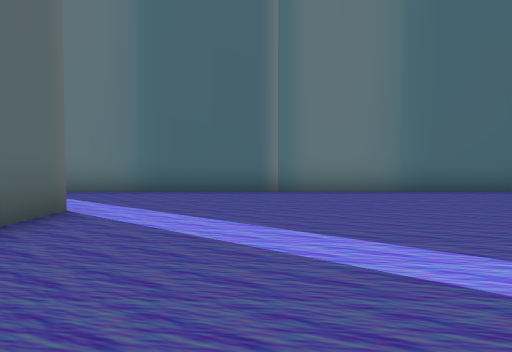
View 1 (above)

24 first-person views from a walk through a scene from a Unity 3-D project. The camera is 1.2 m above the floor, tilts 2° down and sees 80° across. The floor is counted in squares, 2 m on a side. Each view is taken from the middle of a square. On the plan, view 1 faces up. The plan holds only what a view shows up to about 9 squares ahead; the rest is blank. The place goes on beyond the plan. The player character is not drawn. Some animated figures are not drawn.

View 2
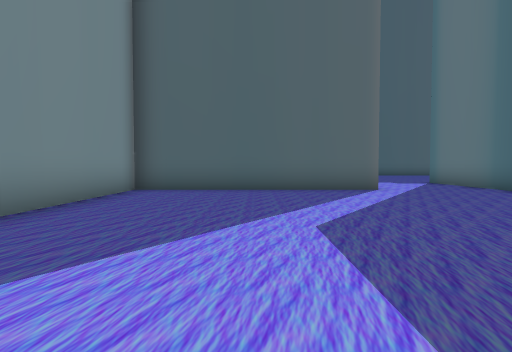

View 3
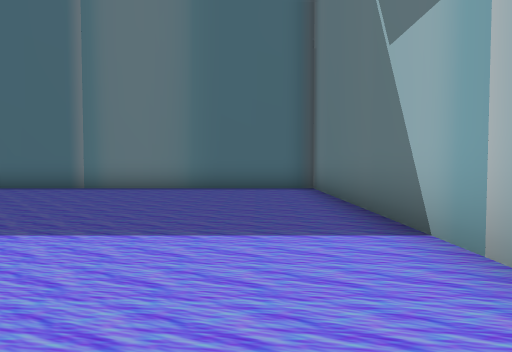

View 4
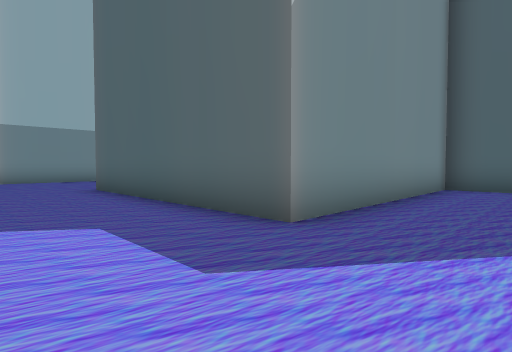

View 5
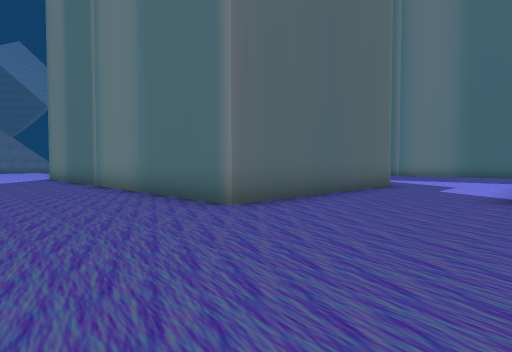

View 6
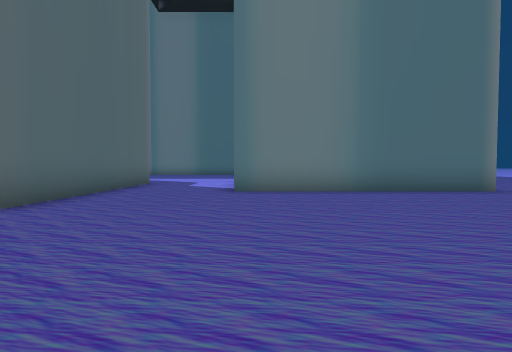

View 7
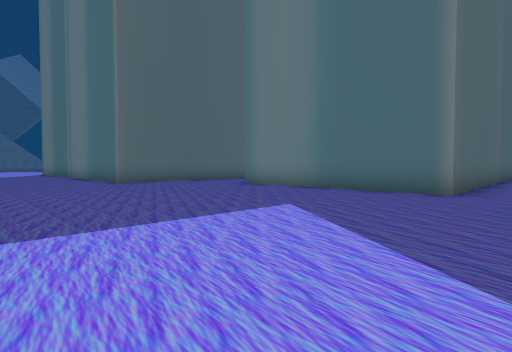

View 8
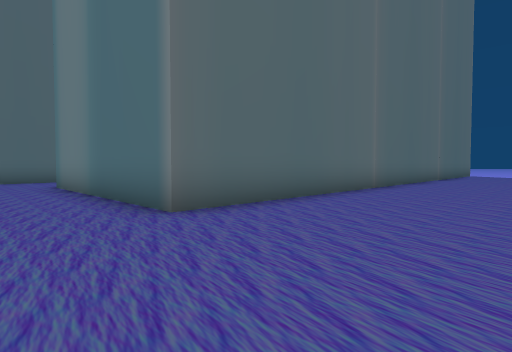

View 9
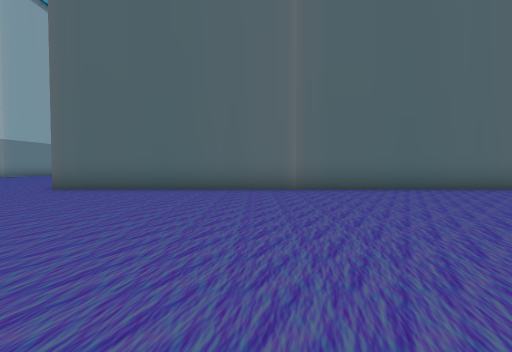

View 10
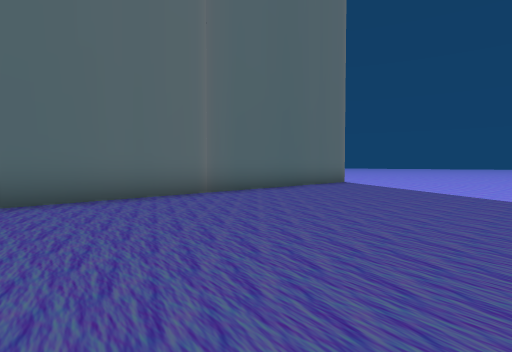

View 11
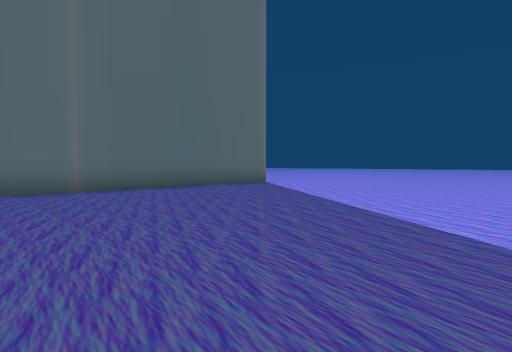

View 12
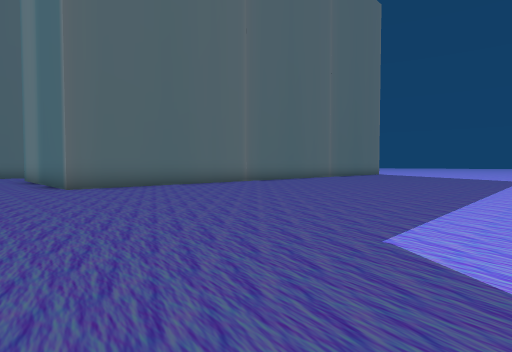

View 13
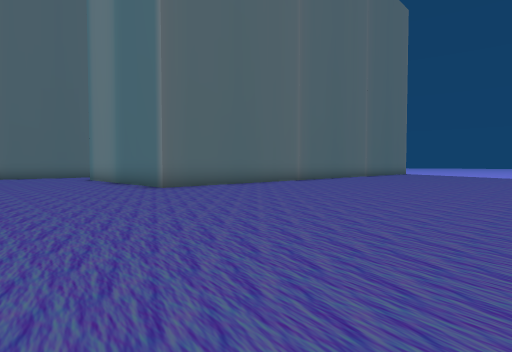

View 14
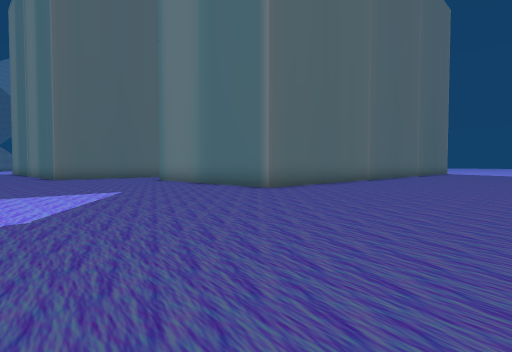

View 15
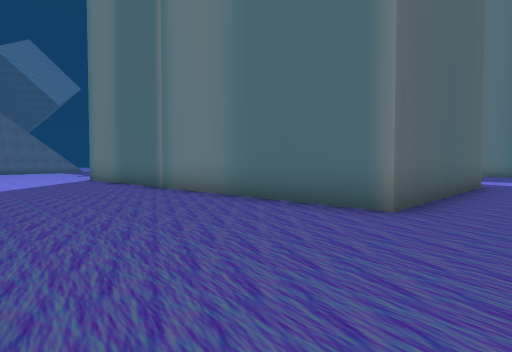

View 16
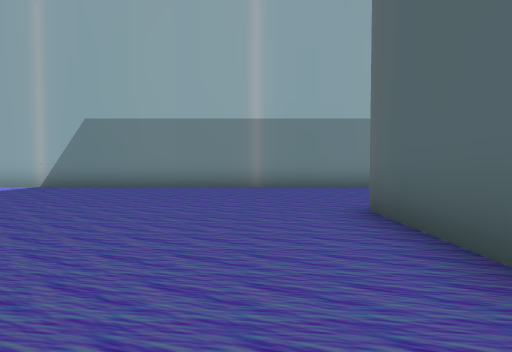

View 17
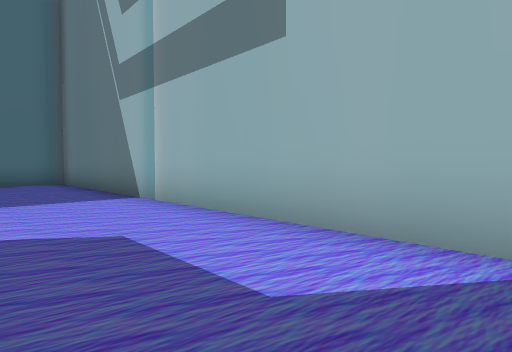

View 18
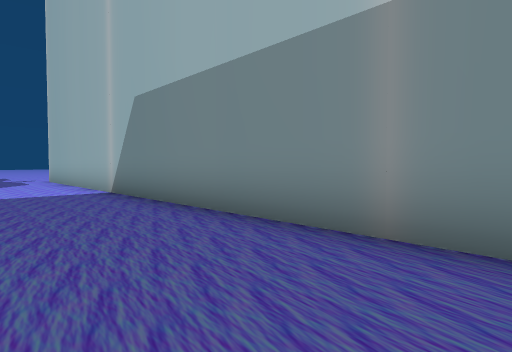

View 19
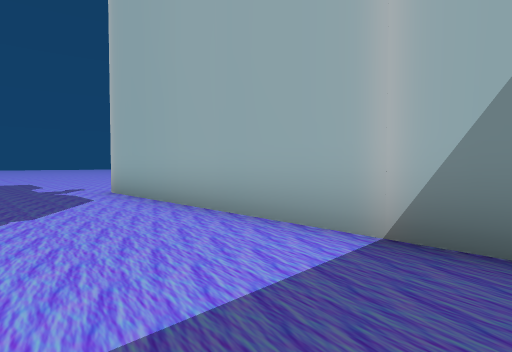

View 20
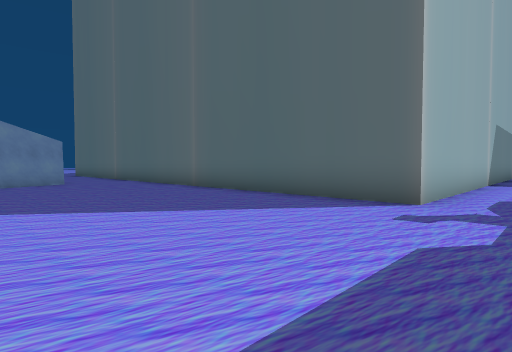

View 21
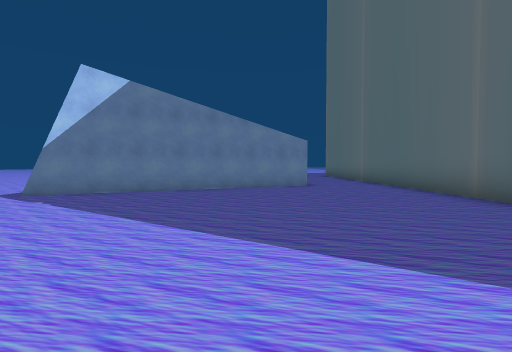

View 22
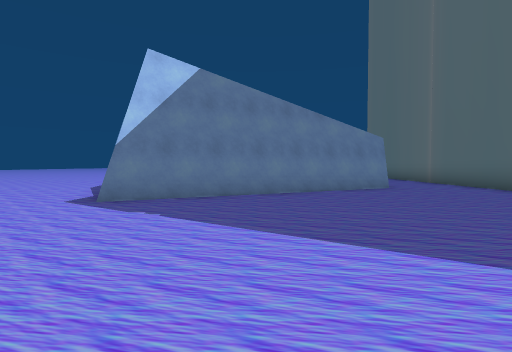

View 23
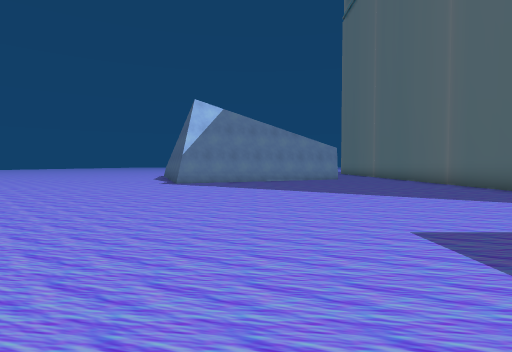

View 24
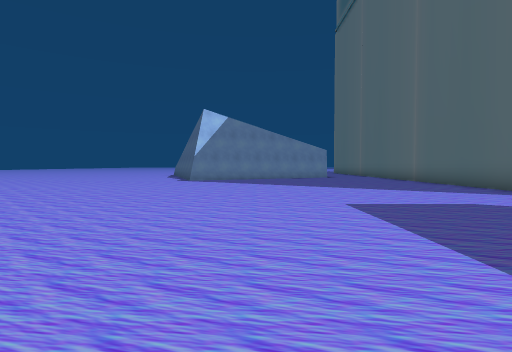

### Floor plan
Points are (right, up) in squares from view 1. A wall is a line through its corners. A room is listed if a view was taken in it or the views show most of it. See-through windows are left out.
Room 1 (views 1, 2, 4)
walls: (-2.5, 4.1) (-2.5, -2) (3.5, -2); (6.5, -0.4) (6.5, 7) (-4.4, 7)
ways out: opening at (5, -1.3) to room 2
Room 2 (views 3, 5, 6, 7, 8, 9, 10, 11, 12, 13, 14, 15, 16, 17, 18, 19, 20, 21, 22, 23, 24)
walls: (6.5, -3.9) (6.5, -0.4); (3.5, -2) (3.5, -8) (-2.6, -8); (12.5, 10.2) (12.5, -5) (6.5, -5); (19.3, -22.3) (25.7, -19.1); (1.8, -12.5) (17, -12.5) (17, -21.5)
ways out: opening at (5, -1.3) to room 1; opening at (-2.8, -10.5); opening at (18.5, -22)

Positions as (right, up) in squares from view 1, and headings:
1: (0, 0), facing up
2: (5, 1), facing left
3: (5, -1), facing up
4: (6, 0), facing down-left
5: (7, -11), facing up-left
6: (7, -12), facing up
7: (14, -12), facing up-left
8: (16, -7), facing up-left
9: (20, 0), facing left
10: (18, 3), facing up-left
11: (20, 5), facing up-left
12: (21, -7), facing up-left
13: (20, -9), facing up-left
14: (18, -11), facing up-left
15: (5, -12), facing up-left
16: (5, -4), facing down
17: (4, -4), facing up-right
18: (4, -10), facing down-right
19: (10, -10), facing down-right
20: (22, -11), facing down-left
21: (21, -13), facing down
22: (23, -14), facing down
23: (23, -9), facing down
24: (23, -7), facing down
